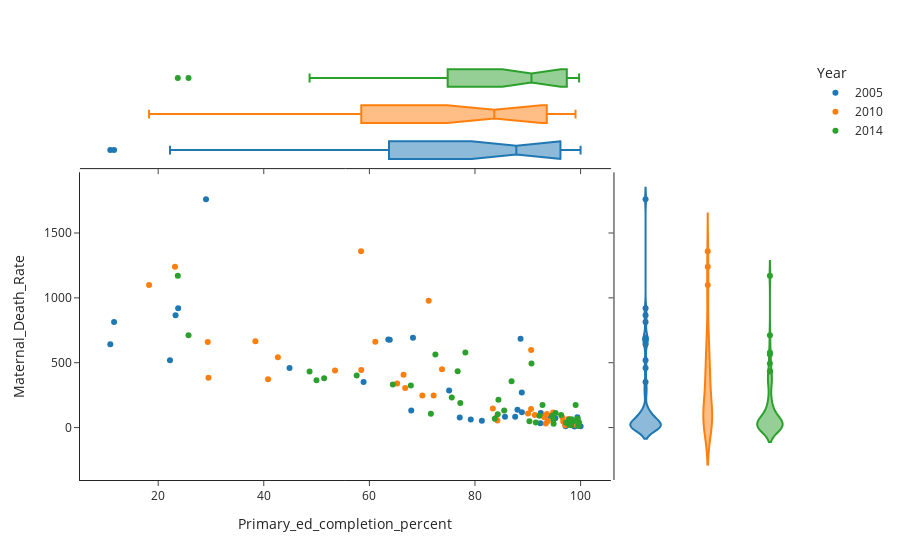

Here is the notebook cell this chart was saved with:
### Code cell
df = key_years.loc[(key_years['Sex'] == 'F')]
fig = px.scatter(df,
                 x="Primary_ed_completion_percent", 
                 y="Maternal_Death_Rate", 
                 color="Year", 
                 marginal_y="violin",
                 marginal_x="box", 
                 template="simple_white")
fig.show()

### Figure 1 — Plotly figure (JSON) as saved in the notebook; plotly's stock layout.template omitted (floating-point values rounded to 4 significant figures)
{"data": [{"hovertemplate": "Year=2005<br>Primary_ed_completion_percent=%{x}<br>Maternal_Death_Rate=%{y}<extra></extra>", "legendgroup": "2005", "marker": {"color": "#1F77B4", "symbol": "circle"}, "mode": "markers", "name": "2005", "orientation": "v", "showlegend": true, "type": "scatter", "x": [98.81, null, 100, null, 88.87, 95.22, 11.65, 58.9, 68.26, 87.61, 63.86, 92.39, null, null, 85.68, 93.75, 81.31, 79.2, null, 23.3, null, 97.87, null, null, 23.78, 44.88, 77.11, null, null, 75.1, null, null, 99.39, null, 63.58, null, null, 98.85, null, 67.93, 97.16, null, 93.29, 88.05, 88.89, null, null, 10.93, 22.23, 98.81, 29.06, null, null, null, 98.04, 98.8, 92.46, 88.63], "xaxis": "x", "y": [22, 6, 11, 7, 271, 71, 814, 351, 692, 83, 677, 33, 12, 6, 83, 94, 52, 62, 18, 865, 5, 39, 6, 3, 920, 459, 77, 15, 5, 286, 7, 3, 80, 30, 679, 14, 9, 9, 11, 131, 10, 5, 88, 137, 118, 4, 9, 643, 519, 12, 1760, 10, 5, 5, 43, 33, 113, 685], "yaxis": "y"}, {"alignmentgroup": "True", "hovertemplate": "Year=2005<br>Primary_ed_completion_percent=%{x}<extra></extra>", "legendgroup": "2005", "marker": {"color": "#1F77B4", "symbol": "circle"}, "name": "2005", "notched": true, "offsetgroup": "2005", "showlegend": false, "type": "box", "x": [98.81, null, 100, null, 88.87, 95.22, 11.65, 58.9, 68.26, 87.61, 63.86, 92.39, null, null, 85.68, 93.75, 81.31, 79.2, null, 23.3, null, 97.87, null, null, 23.78, 44.88, 77.11, null, null, 75.1, null, null, 99.39, null, 63.58, null, null, 98.85, null, 67.93, 97.16, null, 93.29, 88.05, 88.89, null, null, 10.93, 22.23, 98.81, 29.06, null, null, null, 98.04, 98.8, 92.46, 88.63], "xaxis": "x3", "yaxis": "y3"}, {"alignmentgroup": "True", "hovertemplate": "Year=2005<br>Maternal_Death_Rate=%{y}<extra></extra>", "legendgroup": "2005", "marker": {"color": "#1F77B4", "symbol": "circle"}, "name": "2005", "offsetgroup": "2005", "scalegroup": "y", "showlegend": false, "type": "violin", "xaxis": "x2", "y": [22, 6, 11, 7, 271, 71, 814, 351, 692, 83, 677, 33, 12, 6, 83, 94, 52, 62, 18, 865, 5, 39, 6, 3, 920, 459, 77, 15, 5, 286, 7, 3, 80, 30, 679, 14, 9, 9, 11, 131, 10, 5, 88, 137, 118, 4, 9, 643, 519, 12, 1760, 10, 5, 5, 43, 33, 113, 685], "yaxis": "y2"}, {"hovertemplate": "Year=2010<br>Primary_ed_completion_percent=%{x}<br>Maternal_Death_Rate=%{y}<extra></extra>", "legendgroup": "2010", "marker": {"color": "#FF7F0E", "symbol": "circle"}, "mode": "markers", "name": "2010", "orientation": "v", "showlegend": true, "type": "scatter", "x": [93.81, null, 70.03, 29.52, 38.41, 72.17, null, 23.18, 97.09, 93.27, 93.42, 98.9, 42.68, 91.33, 96.56, 84.25, 73.75, 61.12, 65.26, 83.93, 58.46, 29.39, 96.72, 97.7, 71.23, 93.12, 90.05, 93.6, 90.62, 99.04, 40.81, 58.42, 18.27, 66.47, 83.38, 53.49, 97.09, 94.8, 66.78, 90.64], "xaxis": "x", "y": [51, 5, 247, 385, 665, 248, 11, 1240, 36, 85, 32, 41, 542, 96, 78, 54, 450, 661, 339, 74, 444, 660, 46, 66, 978, 79, 108, 104, 144, 21, 373, 1360, 1100, 408, 148, 440, 17, 117, 305, 598], "yaxis": "y"}, {"alignmentgroup": "True", "hovertemplate": "Year=2010<br>Primary_ed_completion_percent=%{x}<extra></extra>", "legendgroup": "2010", "marker": {"color": "#FF7F0E", "symbol": "circle"}, "name": "2010", "notched": true, "offsetgroup": "2010", "showlegend": false, "type": "box", "x": [93.81, null, 70.03, 29.52, 38.41, 72.17, null, 23.18, 97.09, 93.27, 93.42, 98.9, 42.68, 91.33, 96.56, 84.25, 73.75, 61.12, 65.26, 83.93, 58.46, 29.39, 96.72, 97.7, 71.23, 93.12, 90.05, 93.6, 90.62, 99.04, 40.81, 58.42, 18.27, 66.47, 83.38, 53.49, 97.09, 94.8, 66.78, 90.64], "xaxis": "x3", "yaxis": "y3"}, {"alignmentgroup": "True", "hovertemplate": "Year=2010<br>Maternal_Death_Rate=%{y}<extra></extra>", "legendgroup": "2010", "marker": {"color": "#FF7F0E", "symbol": "circle"}, "name": "2010", "offsetgroup": "2010", "scalegroup": "y", "showlegend": false, "type": "violin", "xaxis": "x2", "y": [51, 5, 247, 385, 665, 248, 11, 1240, 36, 85, 32, 41, 542, 96, 78, 54, 450, 661, 339, 74, 444, 660, 46, 66, 978, 79, 108, 104, 144, 21, 373, 1360, 1100, 408, 148, 440, 17, 117, 305, 598], "yaxis": "y2"}, {"hovertemplate": "Year=2014<br>Primary_ed_completion_percent=%{x}<br>Maternal_Death_Rate=%{y}<extra></extra>", "legendgroup": "2014", "marker": {"color": "#2CA02C", "symbol": "circle"}, "mode": "markers", "name": "2014", "orientation": "v", "showlegend": true, "type": "scatter", "x": [null, 84.44, null, 48.67, 92.79, 97.82, null, 77.22, 72.5, 23.72, 98.02, 94.54, 94.89, null, 99.72, null, null, 94.71, 98.29, 91.53, 90.31, null, 76.72, null, null, 67.85, null, 71.65, 25.75, 99.06, 83.74, null, null, null, null, 86.93, 99.46, null, 78.18, null, null, 51.43, null, 97.25, 98.64, 75.61, null, 84.31, null, 94.86, 92.21, 96.31, null, null, null, 85.53, 49.98, 99.56, null, null, 64.44, null, null, 57.59, 97.86, 98.23, 95.27, 90.7], "xaxis": "x", "y": [5, 214, 6, 432, 175, 62, 11, 189, 564, 1170, 31, 85, 29, 8, 39, 8, 4, 94, 65, 39, 49, 11, 434, 3, 5, 325, 3, 107, 711, 174, 68, 12, 5, 6, 2, 358, 69, 24, 579, 9, 6, 381, 6, 38, 49, 231, 6, 103, 3, 60, 91, 96, 2, 8, 21, 131, 364, 12, 7, 4, 333, 5, 5, 401, 19, 17, 113, 494], "yaxis": "y"}, {"alignmentgroup": "True", "hovertemplate": "Year=2014<br>Primary_ed_completion_percent=%{x}<extra></extra>", "legendgroup": "2014", "marker": {"color": "#2CA02C", "symbol": "circle"}, "name": "2014", "notched": true, "offsetgroup": "2014", "showlegend": false, "type": "box", "x": [null, 84.44, null, 48.67, 92.79, 97.82, null, 77.22, 72.5, 23.72, 98.02, 94.54, 94.89, null, 99.72, null, null, 94.71, 98.29, 91.53, 90.31, null, 76.72, null, null, 67.85, null, 71.65, 25.75, 99.06, 83.74, null, null, null, null, 86.93, 99.46, null, 78.18, null, null, 51.43, null, 97.25, 98.64, 75.61, null, 84.31, null, 94.86, 92.21, 96.31, null, null, null, 85.53, 49.98, 99.56, null, null, 64.44, null, null, 57.59, 97.86, 98.23, 95.27, 90.7], "xaxis": "x3", "yaxis": "y3"}, {"alignmentgroup": "True", "hovertemplate": "Year=2014<br>Maternal_Death_Rate=%{y}<extra></extra>", "legendgroup": "2014", "marker": {"color": "#2CA02C", "symbol": "circle"}, "name": "2014", "offsetgroup": "2014", "scalegroup": "y", "showlegend": false, "type": "violin", "xaxis": "x2", "y": [5, 214, 6, 432, 175, 62, 11, 189, 564, 1170, 31, 85, 29, 8, 39, 8, 4, 94, 65, 39, 49, 11, 434, 3, 5, 325, 3, 107, 711, 174, 68, 12, 5, 6, 2, 358, 69, 24, 579, 9, 6, 381, 6, 38, 49, 231, 6, 103, 3, 60, 91, 96, 2, 8, 21, 131, 364, 12, 7, 4, 333, 5, 5, 401, 19, 17, 113, 494], "yaxis": "y2"}], "layout": {"legend": {"title": {"text": "Year"}, "tracegroupgap": 0}, "margin": {"t": 60}, "xaxis": {"anchor": "y", "domain": [0, 0.7363], "title": {"text": "Primary_ed_completion_percent"}}, "xaxis2": {"anchor": "y2", "domain": [0.7413, 1], "matches": "x2", "showline": false, "showticklabels": false, "ticks": ""}, "xaxis3": {"anchor": "y3", "domain": [0, 0.7363], "matches": "x", "showticklabels": false}, "xaxis4": {"anchor": "y4", "domain": [0.7413, 1], "matches": "x2", "showline": false, "showticklabels": false, "ticks": ""}, "yaxis": {"anchor": "x", "domain": [0, 0.7326], "title": {"text": "Maternal_Death_Rate"}}, "yaxis2": {"anchor": "x2", "domain": [0, 0.7326], "matches": "y", "showticklabels": false}, "yaxis3": {"anchor": "x3", "domain": [0.7426, 1], "matches": "y3", "showline": false, "showticklabels": false, "ticks": ""}, "yaxis4": {"anchor": "x4", "domain": [0.7426, 1], "matches": "y3", "showline": false, "showticklabels": false, "ticks": ""}}}
